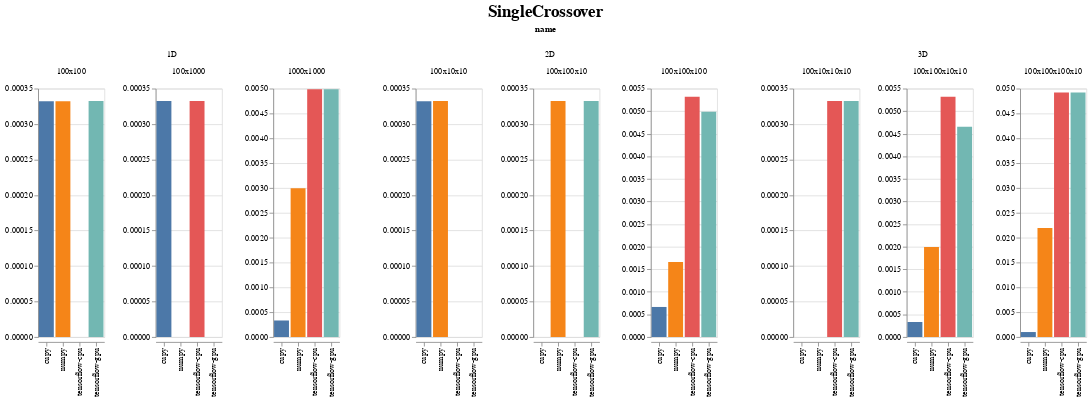

The cell this chart's notebook holds for it:
### Code cell
display_chart('SingleCrossover')

### Figure 1 — Vega-Lite specification as saved in the notebook (floating-point values rounded to 4 significant figures)
{"config": {"view": {"continuousWidth": 400, "continuousHeight": 300}, "title": {"anchor": "middle", "fontSize": 20, "offset": 5, "orient": "top"}}, "data": {"name": "data-176550e956a58e30d0c8063ea43ab5e8"}, "facet": {"column": {"type": "nominal", "field": "name"}}, "spec": {"mark": "bar", "encoding": {"color": {"type": "nominal", "field": "backend", "legend": null}, "column": {"type": "nominal", "field": "shape_str", "sort": {"field": "input_size", "order": "ascending"}, "title": ""}, "x": {"type": "nominal", "axis": {"title": ""}, "field": "backend"}, "y": {"type": "quantitative", "axis": {"title": ""}, "field": "avg_time", "sort": "-x"}}, "resolve": {"scale": {"y": "independent"}}, "title": ""}, "spacing": 50, "title": "SingleCrossover", "$schema": "https://vega.github.io/schema/vega-lite/v4.0.2.json", "datasets": {"data-176550e956a58e30d0c8063ea43ab5e8": [{"avg_time": 0.0003322, "backend": "cupy", "evoflow_version": "0.4.1", "generations": 10, "group": "SingleCrossover", "input_size": 10000, "max_time": 0.0009966, "min_time": 0.0, "name": "1D", "num_runs": 3, "shape": [100, 100], "shape_str": "100x100", "std_time": 0.0004698, "system": {"os": {"name": "Windows", "version": "10.0.18362"}, "memory": {"unit": "MB", "used": 15815, "total": 65451}, "cpu": {"name": "Intel64 Family 6 Model 158 Stepping 10, GenuineIntel", "cores": 12, "freqency": 3696.0}, "python": {"numpy": "1.18.3", "tensorflow": {"visible_gpu": ["/physical_device:GPU:0"], "version": "2.2.0"}, "cupy": "7.2.0"}, "gpu": [{"memory": {"unit": "MB", "total": 11264, "used": 1475}, "temperature": {"unit": "C"}, "driver": "445.87", "index": "0", "name": "GeForce RTX 2080 Ti", "value": "60", "usage": "1"}]}, "test_name": "SingleCrossover1D", "test_type": "OP", "ts": 1590167235}, {"avg_time": 0.0003324, "backend": "tensorflow-gpu", "evoflow_version": "0.4.1", "generations": 10, "group": "SingleCrossover", "input_size": 10000, "max_time": 0.0009973, "min_time": 0.0, "name": "1D", "num_runs": 3, "shape": [100, 100], "shape_str": "100x100", "std_time": 0.0004701, "system": {"os": {"name": "Windows", "version": "10.0.18362"}, "memory": {"unit": "MB", "used": 15765, "total": 65451}, "cpu": {"name": "Intel64 Family 6 Model 158 Stepping 10, GenuineIntel", "cores": 12, "freqency": 3696.0}, "python": {"numpy": "1.18.3", "tensorflow": {"visible_gpu": ["/physical_device:GPU:0"], "version": "2.2.0"}, "cupy": "7.2.0"}, "gpu": [{"memory": {"unit": "MB", "total": 11264, "used": 1471}, "temperature": {"unit": "C"}, "driver": "445.87", "index": "0", "name": "GeForce RTX 2080 Ti", "value": "58", "usage": "0"}]}, "test_name": "SingleCrossover1D", "test_type": "OP", "ts": 1590167273}, {"avg_time": 0.0003321, "backend": "cupy", "evoflow_version": "0.4.1", "generations": 10, "group": "SingleCrossover", "input_size": 10000, "max_time": 0.0009964, "min_time": 0.0, "name": "2D", "num_runs": 3, "shape": [100, 10, 10], "shape_str": "100x10x10", "std_time": 0.0004697, "system": {"os": {"name": "Windows", "version": "10.0.18362"}, "memory": {"unit": "MB", "used": 15815, "total": 65451}, "cpu": {"name": "Intel64 Family 6 Model 158 Stepping 10, GenuineIntel", "cores": 12, "freqency": 3696.0}, "python": {"numpy": "1.18.3", "tensorflow": {"visible_gpu": ["/physical_device:GPU:0"], "version": "2.2.0"}, "cupy": "7.2.0"}, "gpu": [{"memory": {"unit": "MB", "total": 11264, "used": 1475}, "temperature": {"unit": "C"}, "driver": "445.87", "index": "0", "name": "GeForce RTX 2080 Ti", "value": "60", "usage": "1"}]}, "test_name": "SingleCrossover2D", "test_type": "OP", "ts": 1590167235}, {"avg_time": 0.0, "backend": "tensorflow-cpu", "evoflow_version": "0.4.1", "generations": 10, "group": "SingleCrossover", "input_size": 10000, "max_time": 0.0, "min_time": 0.0, "name": "2D", "num_runs": 3, "shape": [100, 10, 10], "shape_str": "100x10x10", "std_time": 0.0, "system": {"os": {"name": "Windows", "version": "10.0.18362"}, "memory": {"unit": "MB", "used": 15807, "total": 65451}, "cpu": {"name": "Intel64 Family 6 Model 158 Stepping 10, GenuineIntel", "cores": 12, "freqency": 3696.0}, "python": {"numpy": "1.18.3", "tensorflow": {"visible_gpu": [], "version": "2.2.0"}, "cupy": "7.2.0"}, "gpu": []}, "test_name": "SingleCrossover2D", "test_type": "OP", "ts": 1590167261}, {"avg_time": 0.0, "backend": "tensorflow-cpu", "evoflow_version": "0.4.1", "generations": 10, "group": "SingleCrossover", "input_size": 10000, "max_time": 0.0, "min_time": 0.0, "name": "1D", "num_runs": 3, "shape": [100, 100], "shape_str": "100x100", "std_time": 0.0, "system": {"os": {"name": "Windows", "version": "10.0.18362"}, "memory": {"unit": "MB", "used": 15807, "total": 65451}, "cpu": {"name": "Intel64 Family 6 Model 158 Stepping 10, GenuineIntel", "cores": 12, "freqency": 3696.0}, "python": {"numpy": "1.18.3", "tensorflow": {"visible_gpu": [], "version": "2.2.0"}, "cupy": "7.2.0"}, "gpu": []}, "test_name": "SingleCrossover1D", "test_type": "OP", "ts": 1590167261}, {"avg_time": 0.0003323, "backend": "numpy", "evoflow_version": "0.4.1", "generations": 10, "group": "SingleCrossover", "input_size": 10000, "max_time": 0.0009968, "min_time": 0.0, "name": "1D", "num_runs": 3, "shape": [100, 100], "shape_str": "100x100", "std_time": 0.0004699, "system": {"os": {"name": "Windows", "version": "10.0.18362"}, "memory": {"unit": "MB", "used": 15771, "total": 65451}, "cpu": {"name": "Intel64 Family 6 Model 158 Stepping 10, GenuineIntel", "cores": 12, "freqency": 3696.0}, "python": {"numpy": "1.18.3", "tensorflow": {"visible_gpu": ["/physical_device:GPU:0"], "version": "2.2.0"}, "cupy": "7.2.0"}, "gpu": []}, "test_name": "SingleCrossover1D", "test_type": "OP", "ts": 1590167246}, {"avg_time": 0.0, "backend": "tensorflow-gpu", "evoflow_version": "0.4.1", "generations": 10, "group": "SingleCrossover", "input_size": 10000, "max_time": 0.0, "min_time": 0.0, "name": "2D", "num_runs": 3, "shape": [100, 10, 10], "shape_str": "100x10x10", "std_time": 0.0, "system": {"os": {"name": "Windows", "version": "10.0.18362"}, "memory": {"unit": "MB", "used": 15765, "total": 65451}, "cpu": {"name": "Intel64 Family 6 Model 158 Stepping 10, GenuineIntel", "cores": 12, "freqency": 3696.0}, "python": {"numpy": "1.18.3", "tensorflow": {"visible_gpu": ["/physical_device:GPU:0"], "version": "2.2.0"}, "cupy": "7.2.0"}, "gpu": [{"memory": {"unit": "MB", "total": 11264, "used": 1471}, "temperature": {"unit": "C"}, "driver": "445.87", "index": "0", "name": "GeForce RTX 2080 Ti", "value": "58", "usage": "0"}]}, "test_name": "SingleCrossover2D", "test_type": "OP", "ts": 1590167273}, {"avg_time": 0.0003324, "backend": "numpy", "evoflow_version": "0.4.1", "generations": 10, "group": "SingleCrossover", "input_size": 10000, "max_time": 0.0009971, "min_time": 0.0, "name": "2D", "num_runs": 3, "shape": [100, 10, 10], "shape_str": "100x10x10", "std_time": 0.00047, "system": {"os": {"name": "Windows", "version": "10.0.18362"}, "memory": {"unit": "MB", "used": 15771, "total": 65451}, "cpu": {"name": "Intel64 Family 6 Model 158 Stepping 10, GenuineIntel", "cores": 12, "freqency": 3696.0}, "python": {"numpy": "1.18.3", "tensorflow": {"visible_gpu": ["/physical_device:GPU:0"], "version": "2.2.0"}, "cupy": "7.2.0"}, "gpu": []}, "test_name": "SingleCrossover2D", "test_type": "OP", "ts": 1590167246}, {"avg_time": 0.0, "backend": "tensorflow-gpu", "evoflow_version": "0.4.1", "generations": 10, "group": "SingleCrossover", "input_size": 100000, "max_time": 0.0, "min_time": 0.0, "name": "1D", "num_runs": 3, "shape": [100, 1000], "shape_str": "100x1000", "std_time": 0.0, "system": {"os": {"name": "Windows", "version": "10.0.18362"}, "memory": {"unit": "MB", "used": 15765, "total": 65451}, "cpu": {"name": "Intel64 Family 6 Model 158 Stepping 10, GenuineIntel", "cores": 12, "freqency": 3696.0}, "python": {"numpy": "1.18.3", "tensorflow": {"visible_gpu": ["/physical_device:GPU:0"], "version": "2.2.0"}, "cupy": "7.2.0"}, "gpu": [{"memory": {"unit": "MB", "total": 11264, "used": 1471}, "temperature": {"unit": "C"}, "driver": "445.87", "index": "0", "name": "GeForce RTX 2080 Ti", "value": "58", "usage": "0"}]}, "test_name": "SingleCrossover1D", "test_type": "OP", "ts": 1590167273}, {"avg_time": 0.0003324, "backend": "tensorflow-cpu", "evoflow_version": "0.4.1", "generations": 10, "group": "SingleCrossover", "input_size": 100000, "max_time": 0.0009973, "min_time": 0.0, "name": "3D", "num_runs": 3, "shape": [100, 10, 10, 10], "shape_str": "100x10x10x10", "std_time": 0.0004701, "system": {"os": {"name": "Windows", "version": "10.0.18362"}, "memory": {"unit": "MB", "used": 15807, "total": 65451}, "cpu": {"name": "Intel64 Family 6 Model 158 Stepping 10, GenuineIntel", "cores": 12, "freqency": 3696.0}, "python": {"numpy": "1.18.3", "tensorflow": {"visible_gpu": [], "version": "2.2.0"}, "cupy": "7.2.0"}, "gpu": []}, "test_name": "SingleCrossover3D", "test_type": "OP", "ts": 1590167261}, {"avg_time": 0.0, "backend": "tensorflow-cpu", "evoflow_version": "0.4.1", "generations": 10, "group": "SingleCrossover", "input_size": 100000, "max_time": 0.0, "min_time": 0.0, "name": "2D", "num_runs": 3, "shape": [100, 100, 10], "shape_str": "100x100x10", "std_time": 0.0, "system": {"os": {"name": "Windows", "version": "10.0.18362"}, "memory": {"unit": "MB", "used": 15807, "total": 65451}, "cpu": {"name": "Intel64 Family 6 Model 158 Stepping 10, GenuineIntel", "cores": 12, "freqency": 3696.0}, "python": {"numpy": "1.18.3", "tensorflow": {"visible_gpu": [], "version": "2.2.0"}, "cupy": "7.2.0"}, "gpu": []}, "test_name": "SingleCrossover2D", "test_type": "OP", "ts": 1590167261}, {"avg_time": 0.0003325, "backend": "tensorflow-cpu", "evoflow_version": "0.4.1", "generations": 10, "group": "SingleCrossover", "input_size": 100000, "max_time": 0.0009975, "min_time": 0.0, "name": "1D", "num_runs": 3, "shape": [100, 1000], "shape_str": "100x1000", "std_time": 0.0004702, "system": {"os": {"name": "Windows", "version": "10.0.18362"}, "memory": {"unit": "MB", "used": 15807, "total": 65451}, "cpu": {"name": "Intel64 Family 6 Model 158 Stepping 10, GenuineIntel", "cores": 12, "freqency": 3696.0}, "python": {"numpy": "1.18.3", "tensorflow": {"visible_gpu": [], "version": "2.2.0"}, "cupy": "7.2.0"}, "gpu": []}, "test_name": "SingleCrossover1D", "test_type": "OP", "ts": 1590167261}, {"avg_time": 0.0003324, "backend": "numpy", "evoflow_version": "0.4.1", "generations": 10, "group": "SingleCrossover", "input_size": 100000, "max_time": 0.0009971, "min_time": 0.0, "name": "2D", "num_runs": 3, "shape": [100, 100, 10], "shape_str": "100x100x10", "std_time": 0.00047, "system": {"os": {"name": "Windows", "version": "10.0.18362"}, "memory": {"unit": "MB", "used": 15771, "total": 65451}, "cpu": {"name": "Intel64 Family 6 Model 158 Stepping 10, GenuineIntel", "cores": 12, "freqency": 3696.0}, "python": {"numpy": "1.18.3", "tensorflow": {"visible_gpu": ["/physical_device:GPU:0"], "version": "2.2.0"}, "cupy": "7.2.0"}, "gpu": []}, "test_name": "SingleCrossover2D", "test_type": "OP", "ts": 1590167246}, {"avg_time": 0.0, "backend": "numpy", "evoflow_version": "0.4.1", "generations": 10, "group": "SingleCrossover", "input_size": 100000, "max_time": 0.0, "min_time": 0.0, "name": "3D", "num_runs": 3, "shape": [100, 10, 10, 10], "shape_str": "100x10x10x10", "std_time": 0.0, "system": {"os": {"name": "Windows", "version": "10.0.18362"}, "memory": {"unit": "MB", "used": 15771, "total": 65451}, "cpu": {"name": "Intel64 Family 6 Model 158 Stepping 10, GenuineIntel", "cores": 12, "freqency": 3696.0}, "python": {"numpy": "1.18.3", "tensorflow": {"visible_gpu": ["/physical_device:GPU:0"], "version": "2.2.0"}, "cupy": "7.2.0"}, "gpu": []}, "test_name": "SingleCrossover3D", "test_type": "OP", "ts": 1590167246}, {"avg_time": 0.0003325, "backend": "tensorflow-gpu", "evoflow_version": "0.4.1", "generations": 10, "group": "SingleCrossover", "input_size": 100000, "max_time": 0.0009975, "min_time": 0.0, "name": "2D", "num_runs": 3, "shape": [100, 100, 10], "shape_str": "100x100x10", "std_time": 0.0004702, "system": {"os": {"name": "Windows", "version": "10.0.18362"}, "memory": {"unit": "MB", "used": 15765, "total": 65451}, "cpu": {"name": "Intel64 Family 6 Model 158 Stepping 10, GenuineIntel", "cores": 12, "freqency": 3696.0}, "python": {"numpy": "1.18.3", "tensorflow": {"visible_gpu": ["/physical_device:GPU:0"], "version": "2.2.0"}, "cupy": "7.2.0"}, "gpu": [{"memory": {"unit": "MB", "total": 11264, "used": 1471}, "temperature": {"unit": "C"}, "driver": "445.87", "index": "0", "name": "GeForce RTX 2080 Ti", "value": "58", "usage": "0"}]}, "test_name": "SingleCrossover2D", "test_type": "OP", "ts": 1590167273}, {"avg_time": 0.0, "backend": "numpy", "evoflow_version": "0.4.1", "generations": 10, "group": "SingleCrossover", "input_size": 100000, "max_time": 0.0, "min_time": 0.0, "name": "1D", "num_runs": 3, "shape": [100, 1000], "shape_str": "100x1000", "std_time": 0.0, "system": {"os": {"name": "Windows", "version": "10.0.18362"}, "memory": {"unit": "MB", "used": 15771, "total": 65451}, "cpu": {"name": "Intel64 Family 6 Model 158 Stepping 10, GenuineIntel", "cores": 12, "freqency": 3696.0}, "python": {"numpy": "1.18.3", "tensorflow": {"visible_gpu": ["/physical_device:GPU:0"], "version": "2.2.0"}, "cupy": "7.2.0"}, "gpu": []}, "test_name": "SingleCrossover1D", "test_type": "OP", "ts": 1590167246}, {"avg_time": 0.0003324, "backend": "cupy", "evoflow_version": "0.4.1", "generations": 10, "group": "SingleCrossover", "input_size": 100000, "max_time": 0.0009973, "min_time": 0.0, "name": "1D", "num_runs": 3, "shape": [100, 1000], "shape_str": "100x1000", "std_time": 0.0004701, "system": {"os": {"name": "Windows", "version": "10.0.18362"}, "memory": {"unit": "MB", "used": 15815, "total": 65451}, "cpu": {"name": "Intel64 Family 6 Model 158 Stepping 10, GenuineIntel", "cores": 12, "freqency": 3696.0}, "python": {"numpy": "1.18.3", "tensorflow": {"visible_gpu": ["/physical_device:GPU:0"], "version": "2.2.0"}, "cupy": "7.2.0"}, "gpu": [{"memory": {"unit": "MB", "total": 11264, "used": 1475}, "temperature": {"unit": "C"}, "driver": "445.87", "index": "0", "name": "GeForce RTX 2080 Ti", "value": "60", "usage": "1"}]}, "test_name": "SingleCrossover1D", "test_type": "OP", "ts": 1590167235}, {"avg_time": 0.0003325, "backend": "tensorflow-gpu", "evoflow_version": "0.4.1", "generations": 10, "group": "SingleCrossover", "input_size": 100000, "max_time": 0.0009975, "min_time": 0.0, "name": "3D", "num_runs": 3, "shape": [100, 10, 10, 10], "shape_str": "100x10x10x10", "std_time": 0.0004702, "system": {"os": {"name": "Windows", "version": "10.0.18362"}, "memory": {"unit": "MB", "used": 15765, "total": 65451}, "cpu": {"name": "Intel64 Family 6 Model 158 Stepping 10, GenuineIntel", "cores": 12, "freqency": 3696.0}, "python": {"numpy": "1.18.3", "tensorflow": {"visible_gpu": ["/physical_device:GPU:0"], "version": "2.2.0"}, "cupy": "7.2.0"}, "gpu": [{"memory": {"unit": "MB", "total": 11264, "used": 1471}, "temperature": {"unit": "C"}, "driver": "445.87", "index": "0", "name": "GeForce RTX 2080 Ti", "value": "58", "usage": "0"}]}, "test_name": "SingleCrossover3D", "test_type": "OP", "ts": 1590167273}, {"avg_time": 0.0, "backend": "cupy", "evoflow_version": "0.4.1", "generations": 10, "group": "SingleCrossover", "input_size": 100000, "max_time": 0.0, "min_time": 0.0, "name": "3D", "num_runs": 3, "shape": [100, 10, 10, 10], "shape_str": "100x10x10x10", "std_time": 0.0, "system": {"os": {"name": "Windows", "version": "10.0.18362"}, "memory": {"unit": "MB", "used": 15815, "total": 65451}, "cpu": {"name": "Intel64 Family 6 Model 158 Stepping 10, GenuineIntel", "cores": 12, "freqency": 3696.0}, "python": {"numpy": "1.18.3", "tensorflow": {"visible_gpu": ["/physical_device:GPU:0"], "version": "2.2.0"}, "cupy": "7.2.0"}, "gpu": [{"memory": {"unit": "MB", "total": 11264, "used": 1475}, "temperature": {"unit": "C"}, "driver": "445.87", "index": "0", "name": "GeForce RTX 2080 Ti", "value": "60", "usage": "1"}]}, "test_name": "SingleCrossover3D", "test_type": "OP", "ts": 1590167235}, {"avg_time": 0.0, "backend": "cupy", "evoflow_version": "0.4.1", "generations": 10, "group": "SingleCrossover", "input_size": 100000, "max_time": 0.0, "min_time": 0.0, "name": "2D", "num_runs": 3, "shape": [100, 100, 10], "shape_str": "100x100x10", "std_time": 0.0, "system": {"os": {"name": "Windows", "version": "10.0.18362"}, "memory": {"unit": "MB", "used": 15815, "total": 65451}, "cpu": {"name": "Intel64 Family 6 Model 158 Stepping 10, GenuineIntel", "cores": 12, "freqency": 3696.0}, "python": {"numpy": "1.18.3", "tensorflow": {"visible_gpu": ["/physical_device:GPU:0"], "version": "2.2.0"}, "cupy": "7.2.0"}, "gpu": [{"memory": {"unit": "MB", "total": 11264, "used": 1475}, "temperature": {"unit": "C"}, "driver": "445.87", "index": "0", "name": "GeForce RTX 2080 Ti", "value": "60", "usage": "1"}]}, "test_name": "SingleCrossover2D", "test_type": "OP", "ts": 1590167235}, {"avg_time": 0.004987, "backend": "tensorflow-gpu", "evoflow_version": "0.4.1", "generations": 10, "group": "SingleCrossover", "input_size": 1000000, "max_time": 0.004987, "min_time": 0.004987, "name": "1D", "num_runs": 3, "shape": [1000, 1000], "shape_str": "1000x1000", "std_time": 1.947e-07, "system": {"os": {"name": "Windows", "version": "10.0.18362"}, "memory": {"unit": "MB", "used": 15765, "total": 65451}, "cpu": {"name": "Intel64 Family 6 Model 158 Stepping 10, GenuineIntel", "cores": 12, "freqency": 3696.0}, "python": {"numpy": "1.18.3", "tensorflow": {"visible_gpu": ["/physical_device:GPU:0"], "version": "2.2.0"}, "cupy": "7.2.0"}, "gpu": [{"memory": {"unit": "MB", "total": 11264, "used": 1471}, "temperature": {"unit": "C"}, "driver": "445.87", "index": "0", "name": "GeForce RTX 2080 Ti", "value": "58", "usage": "0"}]}, "test_name": "SingleCrossover1D", "test_type": "OP", "ts": 1590167273}, {"avg_time": 0.0003324, "backend": "cupy", "evoflow_version": "0.4.1", "generations": 10, "group": "SingleCrossover", "input_size": 1000000, "max_time": 0.0009971, "min_time": 0.0, "name": "1D", "num_runs": 3, "shape": [1000, 1000], "shape_str": "1000x1000", "std_time": 0.00047, "system": {"os": {"name": "Windows", "version": "10.0.18362"}, "memory": {"unit": "MB", "used": 15815, "total": 65451}, "cpu": {"name": "Intel64 Family 6 Model 158 Stepping 10, GenuineIntel", "cores": 12, "freqency": 3696.0}, "python": {"numpy": "1.18.3", "tensorflow": {"visible_gpu": ["/physical_device:GPU:0"], "version": "2.2.0"}, "cupy": "7.2.0"}, "gpu": [{"memory": {"unit": "MB", "total": 11264, "used": 1475}, "temperature": {"unit": "C"}, "driver": "445.87", "index": "0", "name": "GeForce RTX 2080 Ti", "value": "60", "usage": "1"}]}, "test_name": "SingleCrossover1D", "test_type": "OP", "ts": 1590167235}, {"avg_time": 0.004987, "backend": "tensorflow-gpu", "evoflow_version": "0.4.1", "generations": 10, "group": "SingleCrossover", "input_size": 1000000, "max_time": 0.004987, "min_time": 0.004987, "name": "2D", "num_runs": 3, "shape": [100, 100, 100], "shape_str": "100x100x100", "std_time": 1.124e-07, "system": {"os": {"name": "Windows", "version": "10.0.18362"}, "memory": {"unit": "MB", "used": 15765, "total": 65451}, "cpu": {"name": "Intel64 Family 6 Model 158 Stepping 10, GenuineIntel", "cores": 12, "freqency": 3696.0}, "python": {"numpy": "1.18.3", "tensorflow": {"visible_gpu": ["/physical_device:GPU:0"], "version": "2.2.0"}, "cupy": "7.2.0"}, "gpu": [{"memory": {"unit": "MB", "total": 11264, "used": 1471}, "temperature": {"unit": "C"}, "driver": "445.87", "index": "0", "name": "GeForce RTX 2080 Ti", "value": "58", "usage": "0"}]}, "test_name": "SingleCrossover2D", "test_type": "OP", "ts": 1590167273}, {"avg_time": 0.005319, "backend": "tensorflow-cpu", "evoflow_version": "0.4.1", "generations": 10, "group": "SingleCrossover", "input_size": 1000000, "max_time": 0.005983, "min_time": 0.004987, "name": "3D", "num_runs": 3, "shape": [100, 100, 10, 10], "shape_str": "100x100x10x10", "std_time": 0.0004696, "system": {"os": {"name": "Windows", "version": "10.0.18362"}, "memory": {"unit": "MB", "used": 15807, "total": 65451}, "cpu": {"name": "Intel64 Family 6 Model 158 Stepping 10, GenuineIntel", "cores": 12, "freqency": 3696.0}, "python": {"numpy": "1.18.3", "tensorflow": {"visible_gpu": [], "version": "2.2.0"}, "cupy": "7.2.0"}, "gpu": []}, "test_name": "SingleCrossover3D", "test_type": "OP", "ts": 1590167261}, {"avg_time": 0.001662, "backend": "numpy", "evoflow_version": "0.4.1", "generations": 10, "group": "SingleCrossover", "input_size": 1000000, "max_time": 0.001995, "min_time": 0.0009971, "name": "2D", "num_runs": 3, "shape": [100, 100, 100], "shape_str": "100x100x100", "std_time": 0.0004703, "system": {"os": {"name": "Windows", "version": "10.0.18362"}, "memory": {"unit": "MB", "used": 15771, "total": 65451}, "cpu": {"name": "Intel64 Family 6 Model 158 Stepping 10, GenuineIntel", "cores": 12, "freqency": 3696.0}, "python": {"numpy": "1.18.3", "tensorflow": {"visible_gpu": ["/physical_device:GPU:0"], "version": "2.2.0"}, "cupy": "7.2.0"}, "gpu": []}, "test_name": "SingleCrossover2D", "test_type": "OP", "ts": 1590167246}, {"avg_time": 0.002992, "backend": "numpy", "evoflow_version": "0.4.1", "generations": 10, "group": "SingleCrossover", "input_size": 1000000, "max_time": 0.002992, "min_time": 0.002991, "name": "1D", "num_runs": 3, "shape": [1000, 1000], "shape_str": "1000x1000", "std_time": 3.893e-07, "system": {"os": {"name": "Windows", "version": "10.0.18362"}, "memory": {"unit": "MB", "used": 15771, "total": 65451}, "cpu": {"name": "Intel64 Family 6 Model 158 Stepping 10, GenuineIntel", "cores": 12, "freqency": 3696.0}, "python": {"numpy": "1.18.3", "tensorflow": {"visible_gpu": ["/physical_device:GPU:0"], "version": "2.2.0"}, "cupy": "7.2.0"}, "gpu": []}, "test_name": "SingleCrossover1D", "test_type": "OP", "ts": 1590167246}, {"avg_time": 0.004987, "backend": "tensorflow-cpu", "evoflow_version": "0.4.1", "generations": 10, "group": "SingleCrossover", "input_size": 1000000, "max_time": 0.004987, "min_time": 0.004987, "name": "1D", "num_runs": 3, "shape": [1000, 1000], "shape_str": "1000x1000", "std_time": 0.0, "system": {"os": {"name": "Windows", "version": "10.0.18362"}, "memory": {"unit": "MB", "used": 15807, "total": 65451}, "cpu": {"name": "Intel64 Family 6 Model 158 Stepping 10, GenuineIntel", "cores": 12, "freqency": 3696.0}, "python": {"numpy": "1.18.3", "tensorflow": {"visible_gpu": [], "version": "2.2.0"}, "cupy": "7.2.0"}, "gpu": []}, "test_name": "SingleCrossover1D", "test_type": "OP", "ts": 1590167261}, {"avg_time": 0.0003324, "backend": "cupy", "evoflow_version": "0.4.1", "generations": 10, "group": "SingleCrossover", "input_size": 1000000, "max_time": 0.0009973, "min_time": 0.0, "name": "3D", "num_runs": 3, "shape": [100, 100, 10, 10], "shape_str": "100x100x10x10", "std_time": 0.0004701, "system": {"os": {"name": "Windows", "version": "10.0.18362"}, "memory": {"unit": "MB", "used": 15815, "total": 65451}, "cpu": {"name": "Intel64 Family 6 Model 158 Stepping 10, GenuineIntel", "cores": 12, "freqency": 3696.0}, "python": {"numpy": "1.18.3", "tensorflow": {"visible_gpu": ["/physical_device:GPU:0"], "version": "2.2.0"}, "cupy": "7.2.0"}, "gpu": [{"memory": {"unit": "MB", "total": 11264, "used": 1475}, "temperature": {"unit": "C"}, "driver": "445.87", "index": "0", "name": "GeForce RTX 2080 Ti", "value": "60", "usage": "1"}]}, "test_name": "SingleCrossover3D", "test_type": "OP", "ts": 1590167235}, {"avg_time": 0.004654, "backend": "tensorflow-gpu", "evoflow_version": "0.4.1", "generations": 10, "group": "SingleCrossover", "input_size": 1000000, "max_time": 0.004987, "min_time": 0.00399, "name": "3D", "num_runs": 3, "shape": [100, 100, 10, 10], "shape_str": "100x100x10x10", "std_time": 0.0004699, "system": {"os": {"name": "Windows", "version": "10.0.18362"}, "memory": {"unit": "MB", "used": 15765, "total": 65451}, "cpu": {"name": "Intel64 Family 6 Model 158 Stepping 10, GenuineIntel", "cores": 12, "freqency": 3696.0}, "python": {"numpy": "1.18.3", "tensorflow": {"visible_gpu": ["/physical_device:GPU:0"], "version": "2.2.0"}, "cupy": "7.2.0"}, "gpu": [{"memory": {"unit": "MB", "total": 11264, "used": 1471}, "temperature": {"unit": "C"}, "driver": "445.87", "index": "0", "name": "GeForce RTX 2080 Ti", "value": "58", "usage": "0"}]}, "test_name": "SingleCrossover3D", "test_type": "OP", "ts": 1590167273}, {"avg_time": 0.001995, "backend": "numpy", "evoflow_version": "0.4.1", "generations": 10, "group": "SingleCrossover", "input_size": 1000000, "max_time": 0.001995, "min_time": 0.001994, "name": "3D", "num_runs": 3, "shape": [100, 100, 10, 10], "shape_str": "100x100x10x10", "std_time": 1.947e-07, "system": {"os": {"name": "Windows", "version": "10.0.18362"}, "memory": {"unit": "MB", "used": 15771, "total": 65451}, "cpu": {"name": "Intel64 Family 6 Model 158 Stepping 10, GenuineIntel", "cores": 12, "freqency": 3696.0}, "python": {"numpy": "1.18.3", "tensorflow": {"visible_gpu": ["/physical_device:GPU:0"], "version": "2.2.0"}, "cupy": "7.2.0"}, "gpu": []}, "test_name": "SingleCrossover3D", "test_type": "OP", "ts": 1590167246}, {"avg_time": 0.005319, "backend": "tensorflow-cpu", "evoflow_version": "0.4.1", "generations": 10, "group": "SingleCrossover", "input_size": 1000000, "max_time": 0.005984, "min_time": 0.004986, "name": "2D", "num_runs": 3, "shape": [100, 100, 100], "shape_str": "100x100x100", "std_time": 0.0004702, "system": {"os": {"name": "Windows", "version": "10.0.18362"}, "memory": {"unit": "MB", "used": 15807, "total": 65451}, "cpu": {"name": "Intel64 Family 6 Model 158 Stepping 10, GenuineIntel", "cores": 12, "freqency": 3696.0}, "python": {"numpy": "1.18.3", "tensorflow": {"visible_gpu": [], "version": "2.2.0"}, "cupy": "7.2.0"}, "gpu": []}, "test_name": "SingleCrossover2D", "test_type": "OP", "ts": 1590167261}, {"avg_time": 0.000665, "backend": "cupy", "evoflow_version": "0.4.1", "generations": 10, "group": "SingleCrossover", "input_size": 1000000, "max_time": 0.0009978, "min_time": 0.0, "name": "2D", "num_runs": 3, "shape": [100, 100, 100], "shape_str": "100x100x100", "std_time": 0.0004702, "system": {"os": {"name": "Windows", "version": "10.0.18362"}, "memory": {"unit": "MB", "used": 15815, "total": 65451}, "cpu": {"name": "Intel64 Family 6 Model 158 Stepping 10, GenuineIntel", "cores": 12, "freqency": 3696.0}, "python": {"numpy": "1.18.3", "tensorflow": {"visible_gpu": ["/physical_device:GPU:0"], "version": "2.2.0"}, "cupy": "7.2.0"}, "gpu": [{"memory": {"unit": "MB", "total": 11264, "used": 1475}, "temperature": {"unit": "C"}, "driver": "445.87", "index": "0", "name": "GeForce RTX 2080 Ti", "value": "60", "usage": "1"}]}, "test_name": "SingleCrossover2D", "test_type": "OP", "ts": 1590167235}, {"avg_time": 0.02194, "backend": "numpy", "evoflow_version": "0.4.1", "generations": 10, "group": "SingleCrossover", "input_size": 10000000, "max_time": 0.02294, "min_time": 0.02094, "name": "3D", "num_runs": 3, "shape": [100, 100, 100, 10], "shape_str": "100x100x100x10", "std_time": 0.0008143, "system": {"os": {"name": "Windows", "version": "10.0.18362"}, "memory": {"unit": "MB", "used": 15771, "total": 65451}, "cpu": {"name": "Intel64 Family 6 Model 158 Stepping 10, GenuineIntel", "cores": 12, "freqency": 3696.0}, "python": {"numpy": "1.18.3", "tensorflow": {"visible_gpu": ["/physical_device:GPU:0"], "version": "2.2.0"}, "cupy": "7.2.0"}, "gpu": []}, "test_name": "SingleCrossover3D", "test_type": "OP", "ts": 1590167246}, {"avg_time": 0.0009973, "backend": "cupy", "evoflow_version": "0.4.1", "generations": 10, "group": "SingleCrossover", "input_size": 10000000, "max_time": 0.001994, "min_time": 0.0, "name": "3D", "num_runs": 3, "shape": [100, 100, 100, 10], "shape_str": "100x100x100x10", "std_time": 0.0008142, "system": {"os": {"name": "Windows", "version": "10.0.18362"}, "memory": {"unit": "MB", "used": 15815, "total": 65451}, "cpu": {"name": "Intel64 Family 6 Model 158 Stepping 10, GenuineIntel", "cores": 12, "freqency": 3696.0}, "python": {"numpy": "1.18.3", "tensorflow": {"visible_gpu": ["/physical_device:GPU:0"], "version": "2.2.0"}, "cupy": "7.2.0"}, "gpu": [{"memory": {"unit": "MB", "total": 11264, "used": 1475}, "temperature": {"unit": "C"}, "driver": "445.87", "index": "0", "name": "GeForce RTX 2080 Ti", "value": "60", "usage": "1"}]}, "test_name": "SingleCrossover3D", "test_type": "OP", "ts": 1590167235}, {"avg_time": 0.0492, "backend": "tensorflow-cpu", "evoflow_version": "0.4.1", "generations": 10, "group": "SingleCrossover", "input_size": 10000000, "max_time": 0.04987, "min_time": 0.04887, "name": "3D", "num_runs": 3, "shape": [100, 100, 100, 10], "shape_str": "100x100x100x10", "std_time": 0.00047, "system": {"os": {"name": "Windows", "version": "10.0.18362"}, "memory": {"unit": "MB", "used": 15807, "total": 65451}, "cpu": {"name": "Intel64 Family 6 Model 158 Stepping 10, GenuineIntel", "cores": 12, "freqency": 3696.0}, "python": {"numpy": "1.18.3", "tensorflow": {"visible_gpu": [], "version": "2.2.0"}, "cupy": "7.2.0"}, "gpu": []}, "test_name": "SingleCrossover3D", "test_type": "OP", "ts": 1590167261}, {"avg_time": 0.0492, "backend": "tensorflow-gpu", "evoflow_version": "0.4.1", "generations": 10, "group": "SingleCrossover", "input_size": 10000000, "max_time": 0.04987, "min_time": 0.04887, "name": "3D", "num_runs": 3, "shape": [100, 100, 100, 10], "shape_str": "100x100x100x10", "std_time": 0.0004702, "system": {"os": {"name": "Windows", "version": "10.0.18362"}, "memory": {"unit": "MB", "used": 15765, "total": 65451}, "cpu": {"name": "Intel64 Family 6 Model 158 Stepping 10, GenuineIntel", "cores": 12, "freqency": 3696.0}, "python": {"numpy": "1.18.3", "tensorflow": {"visible_gpu": ["/physical_device:GPU:0"], "version": "2.2.0"}, "cupy": "7.2.0"}, "gpu": [{"memory": {"unit": "MB", "total": 11264, "used": 1471}, "temperature": {"unit": "C"}, "driver": "445.87", "index": "0", "name": "GeForce RTX 2080 Ti", "value": "58", "usage": "0"}]}, "test_name": "SingleCrossover3D", "test_type": "OP", "ts": 1590167273}]}}
